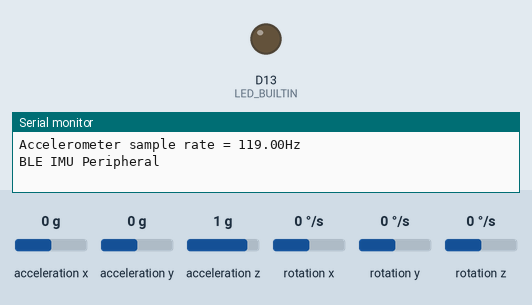
The sketch below on a simulated Arduino Nano 33 IoT. Shown: output pins drawn as LEDs (lit = HIGH), the last lines printed to the serial monitor. The test bench sets the inputs (shaded band); at power-on: acceleration x 0 g, acceleration y 0 g, acceleration z 1 g, rotation x 0 °/s, rotation y 0 °/s, rotation z 0 °/s. Nothing arrives over Bluetooth unless stated; a phone connects over Bluetooth LE 3 s after start.

Above: at 0.1 s.
At 3.1 s:
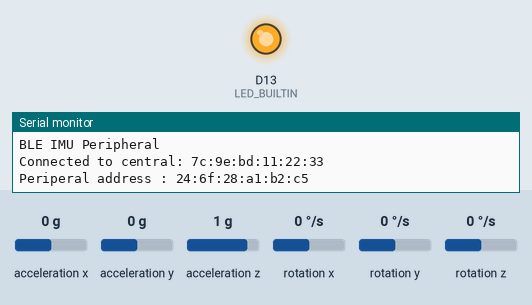
Timing chart, 0 to 4.6 s (numbered marks = the images above):
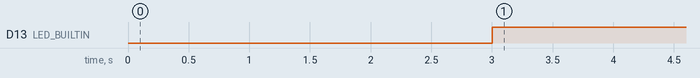

The sketch:

projectM2_BT_IMUData.ino
```cpp
#include <ArduinoBLE.h>
#include <Arduino_LSM6DS3.h>

#define BLE_DEVICE_NAME "ZSR_Nano33Iot"
#define BLE_LOCAL_NAME "ZSR_Nano33Iot"

#define BLE_UUID_ACCELEROMETER_SERVICE "1101"
#define BLE_UUID_ACCELEROMETER_X "2101"
#define BLE_UUID_ACCELEROMETER_Y "2102"
#define BLE_UUID_ACCELEROMETER_Z "2103"
#define BLE_UUID_GYROSCOPE_X "2104"
#define BLE_UUID_GYROSCOPE_Y "2105"
#define BLE_UUID_GYROSCOPE_Z "2106"

BLEService IMUService(BLE_UUID_ACCELEROMETER_SERVICE);
BLEFloatCharacteristic accelerometerX(BLE_UUID_ACCELEROMETER_X, BLERead | BLENotify);
BLEFloatCharacteristic accelerometerY(BLE_UUID_ACCELEROMETER_Y, BLERead | BLENotify);
BLEFloatCharacteristic accelerometerZ(BLE_UUID_ACCELEROMETER_Z, BLERead | BLENotify);
BLEFloatCharacteristic gyroscopeX(BLE_UUID_GYROSCOPE_X, BLERead | BLENotify);
BLEFloatCharacteristic gyroscopeY(BLE_UUID_GYROSCOPE_Y, BLERead | BLENotify);
BLEFloatCharacteristic gyroscopeZ(BLE_UUID_GYROSCOPE_Z, BLERead | BLENotify);

// Init IMU variables
float ax, ay, az;
float gx, gy, gz;

// ---------------------------------------------------------------------------------------

void setup() {

  // LED to indicate if connected(on) or disconnected(off)
  pinMode(LED_BUILTIN, OUTPUT);

  Serial.begin(9600);
  while (!Serial);

  // begin initialization
  if (!BLE.begin()) {
    Serial.println("starting Bluetooth® Low Energy failed!");
    while (1);
  }
  if (!IMU.begin()) {
    Serial.println("Failed to initialize IMU!");
    while (1);
  }

  Serial.print("Accelerometer sample rate = ");
  Serial.print(IMU.accelerationSampleRate());
  Serial.println("Hz");

  // set advertised local name and service UUID:
  BLE.setDeviceName(BLE_DEVICE_NAME);
  BLE.setLocalName(BLE_LOCAL_NAME);
  BLE.setAdvertisedService(IMUService);

  // add the characteristic to the service
  IMUService.addCharacteristic(accelerometerX);
  IMUService.addCharacteristic(accelerometerY);
  IMUService.addCharacteristic(accelerometerZ);
  IMUService.addCharacteristic(gyroscopeX);
  IMUService.addCharacteristic(gyroscopeY);
  IMUService.addCharacteristic(gyroscopeZ);

  // add service
  BLE.addService(IMUService);

  // set initial values for characteristics
  accelerometerX.writeValue(0);
  accelerometerY.writeValue(0);
  accelerometerZ.writeValue(0);
  gyroscopeX.writeValue(0);
  gyroscopeY.writeValue(0);
  gyroscopeZ.writeValue(0);

  // start advertising device on BLE network
  BLE.advertise();

  Serial.println("BLE IMU Peripheral");
}
// --------------------------------------------------------------------------------------
void loop() {
  // listen for BLE peripherals to connect:
  BLEDevice central = BLE.central();


  // if a central is connected to peripheral:
  if (central) {
    // turn led on
    digitalWrite(LED_BUILTIN, HIGH);

    Serial.print("Connected to central: ");
    // print the central's MAC address:
    Serial.println(central.address());
    // Serial.println("\n");
    Serial.print("Periperal address : ");
    Serial.print(BLE.address());


    // while the central is still connected to peripheral:
    while (central.connected()) {

      // read IMU values
      if (IMU.accelerationAvailable()) {
        IMU.readAcceleration(ax, ay, az);
      }
      if (IMU.gyroscopeAvailable()) {
        IMU.readGyroscope(gx, gy, gz);
      }
      // Write IMU values into BT service variables
      // BT Service variables are transmitted to master device (LightBlue App | Phone)
      accelerometerX.writeValue(ax);
      accelerometerY.writeValue(ay);
      accelerometerZ.writeValue(az);
      gyroscopeX.writeValue(gx);
      gyroscopeY.writeValue(gy);
      gyroscopeZ.writeValue(gz);
    }

    // when the central disconnects, print it out:
    digitalWrite(LED_BUILTIN, LOW);
    Serial.print(F("Disconnected from central: "));
    Serial.println(central.address());
  }
}
```

Measured:
- by itself, D13 (LED_BUILTIN): LOW → HIGH at 3.0 s
